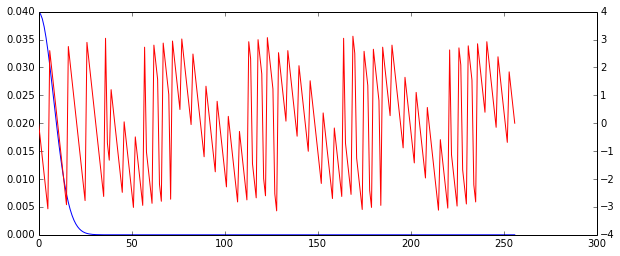
#> input picture rfft.png, 620 x 256 px
$ jupyter execute 'Gaussian Filter.ipynb'   (shell and % lines are left out)   (older library calls are emulated)
#> lines starting #> are read from the running program, lines starting #| are printed output that depends on the picture
# Image Filter : Gaussian Filter

[cell 1]
import matplotlib.pyplot as plt
import numpy as np
from scipy.misc import lena
from scipy.ndimage.filters import convolve
import scipy.ndimage as nd

[cell 2]
single_dot = np.zeros((101, 101))
single_dot[50, 50] = 1.0
gauss_kernel = nd.gaussian_filter(single_dot, 10)
plt.imshow(gauss_kernel)
plt.colorbar()
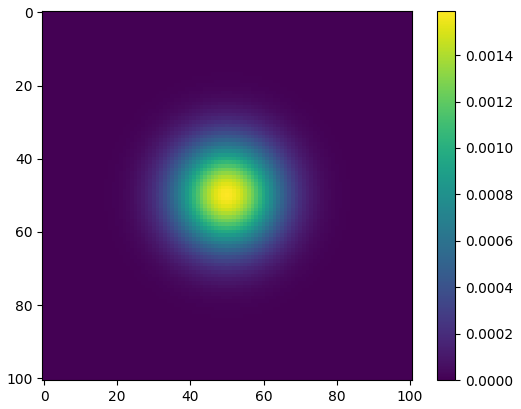
#> figure drawn by matplotlib, 2 panels

[cell 3]
from mpl_toolkits.mplot3d import Axes3D

fig = plt.figure()
ax = Axes3D(fig) # create a 3D model
x, y = np.mgrid[0:101, 0:101]
ax.plot_surface(x,y,gauss_kernel)
fig.add_axes(ax)
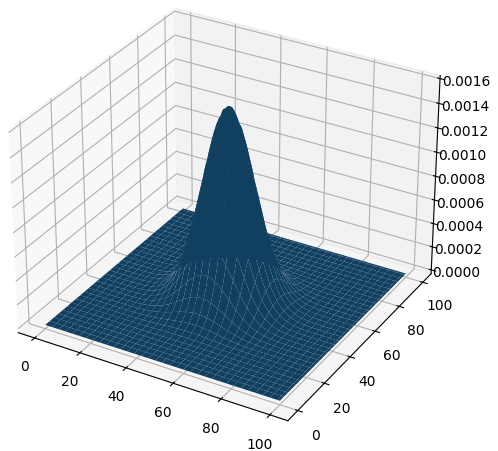
#> figure drawn by matplotlib, 1 panel

[cell 4]
plt.plot(abs(np.fft.rfft(gauss_kernel[:,50])), 'o-') # real fft
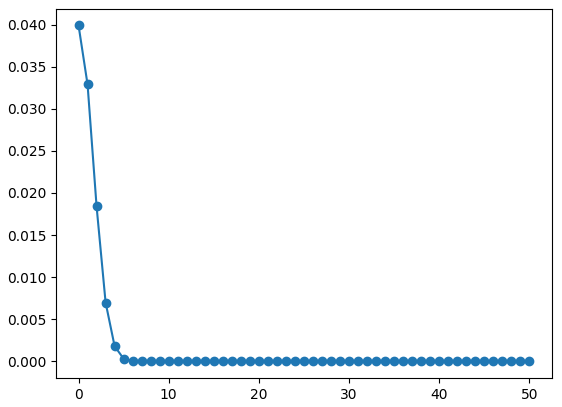
#> figure drawn by matplotlib, 1 panel; curve peaks at x = 0, y = 0.0399

    Q1: 查詢rfft的定義後，想辦法得到下圖。
    hint: 1. n=512
          2. 紅色曲線為rttf的角度
          3. plt.twinx()將兩個曲線畫在同一張圖上
          4. plt.plot(..., 'r') 畫曲線為紅色

[cell 5]
result = plt.imread('rfft.png')
#> result is the input picture: shape (256, 620, 4) float32; mean R, G, B, A 0.115, 0, 0.00512, 0.0788
plt.imshow(result)
plt.axis('off')
plt.gcf().set_figwidth(10)
